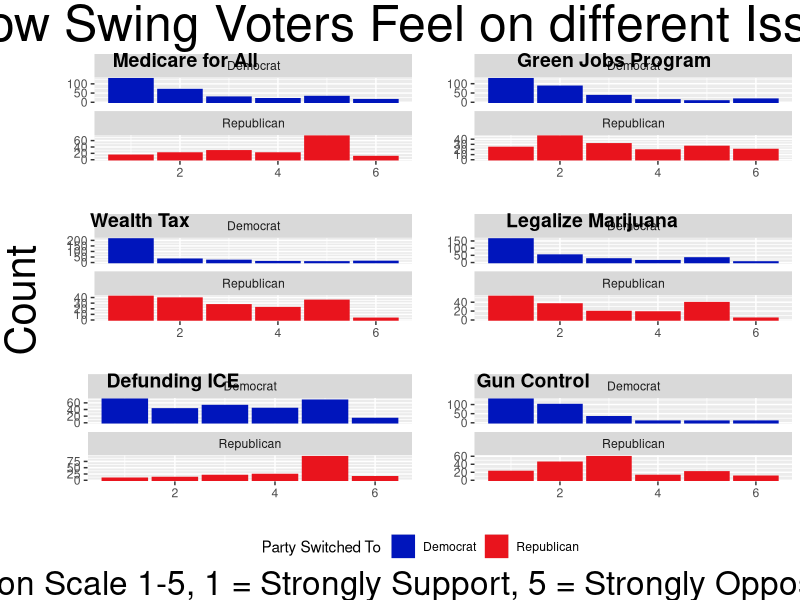
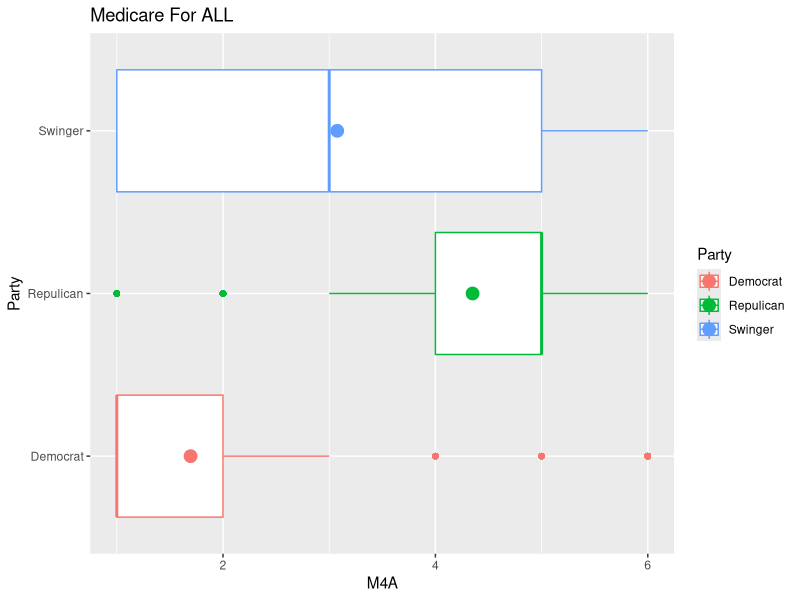
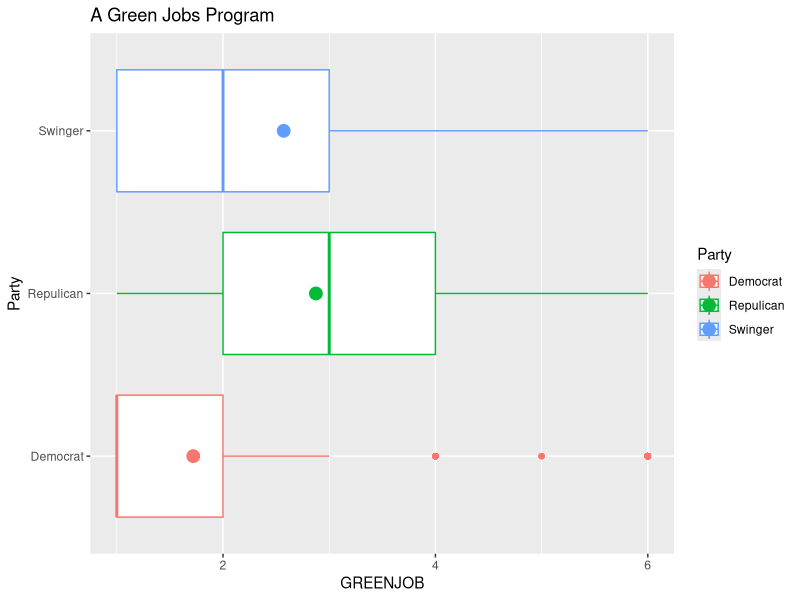
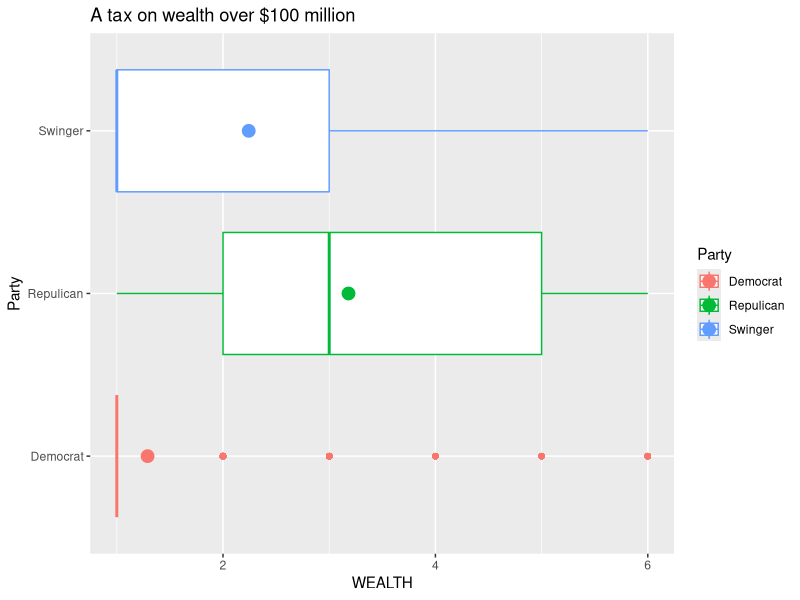
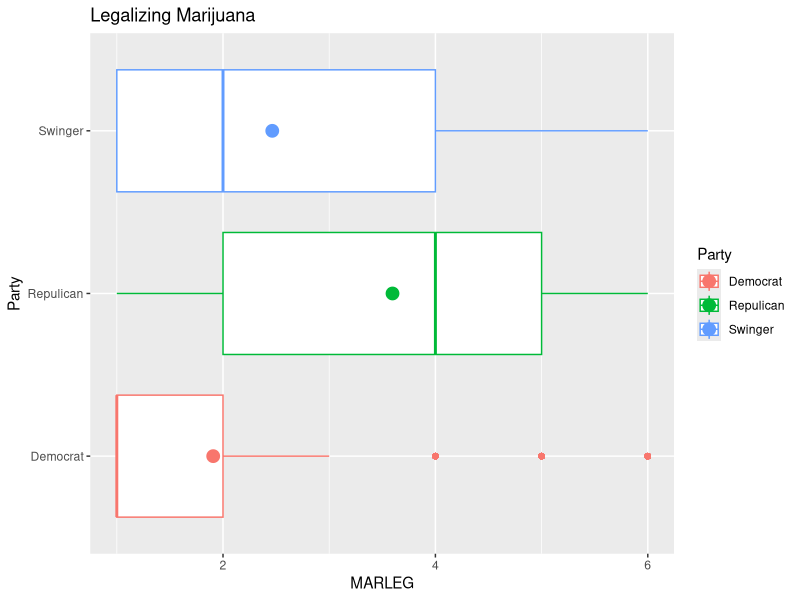
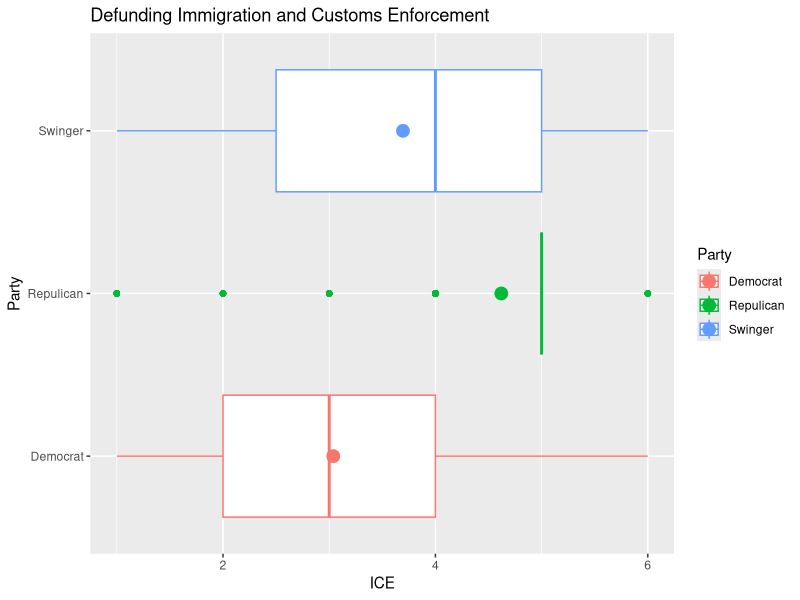
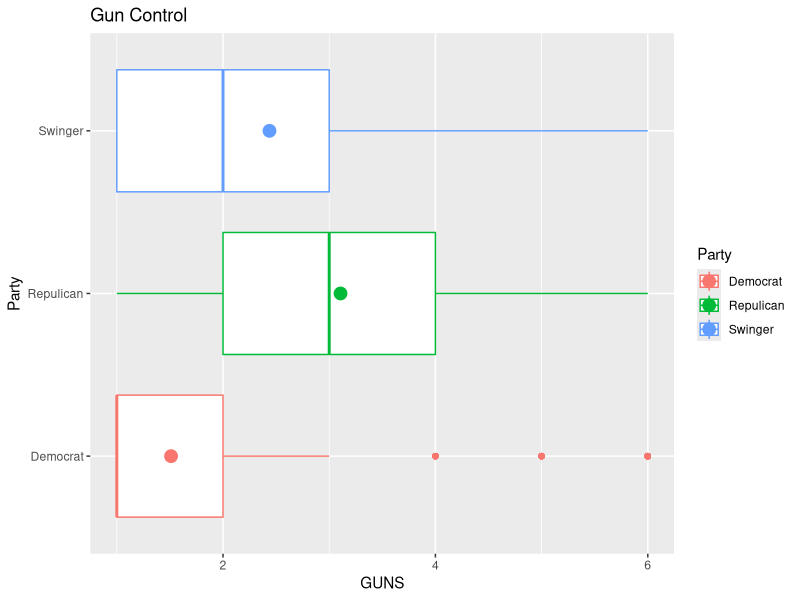
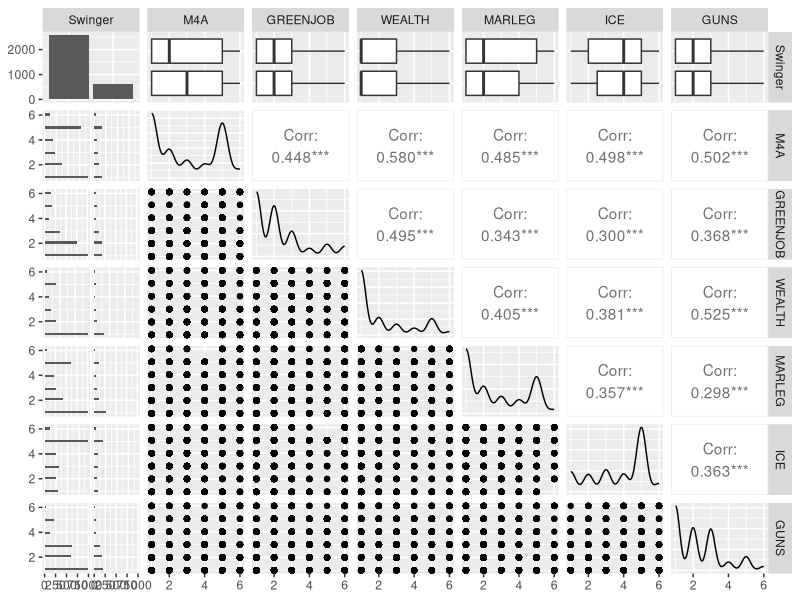

The R script that drew these images, in order:
## ---- chunk 1
knitr::opts_chunk$set(echo = TRUE, cache = TRUE)
# library imports go here
library(tidyverse)
library(GGally)
library(broom)
library(ggpubr)

# read in data
Source <- read.csv("DFP_WTHH_release.csv")
df = Source
colnames(df)[1] = "ID"

#Removed worthless columns
df = df %>%
  select(c(ID,presvote16post,house3,weight_DFP,M4A,
           GREENJOB,WEALTH,MARLEG,ICE,GUNS,
           POP_1,POP_2,POP_3))

df = df %>%
  mutate(
    Swinger = ifelse(presvote16post == house3 & 
                       presvote16post %in% c(1,2),FALSE,TRUE),
    Party = ifelse(presvote16post == house3 &
                     presvote16post %in% c(1,2),
                   ifelse(presvote16post == 1,"Democrat","Repulican"),
                   "Swinger")
  )

# remove rows with NA conflicts
df <- df[-c(2647, 3042, 3200),]

# separate data into groups based on voting pattern
loyalD = df %>%
  filter(presvote16post == 1 & house3 == 1)
loyalR = df %>%
  filter(presvote16post == 2 & house3 == 2) 

loyal <- rbind(loyalD, loyalR)

switchD = df %>%
  filter(presvote16post != 1 & house3 == 1) %>%
  mutate(Partyto = "Democrat")
switchR = df %>%
  filter(presvote16post != 2 & house3 == 2) %>%
  mutate(Partyto = "Republican")


switchers = rbind(switchD,switchR)



# subset data
issues = df %>%
  select(c(Swinger,M4A,GREENJOB,WEALTH,MARLEG,ICE,GUNS))
## ---- chunk 2
IssueSwitchPlot <- function(dataframe,issue) {
  ggplot(dataframe, aes(x = !!ensym(issue), 
                        group = Partyto, 
                        colour = Partyto,
                        fill = Partyto)) +
  geom_bar() + 
    facet_wrap(~Partyto,nrow = 2,scales = "free_y") +
    ylab("") + 
    xlab("") +
    scale_fill_manual(name = "Party Switched To",
                      values = c("#0015BC","#E9141D")) +
    scale_color_manual(name = "Party Switched To",
                       values = c("#0015BC","#E9141D"))  
}
## ---- chunk 3

wantedIssues = c("M4A","GREENJOB",'WEALTH','MARLEG','ICE','GUNS')



plot_list = lapply(wantedIssues, IssueSwitchPlot, dataframe = switchers)



figLabels = c("Medicare for All","Green Jobs Program","Wealth Tax",
              "Legalize Marijuana","Defunding ICE","Gun Control")


plotGrid = ggarrange(plotlist = plot_list,
          nrow = 3,
          ncol = 2,
          common.legend = TRUE,
          legend = "bottom",
          labels = figLabels)
## ---- chunk 4
annotate_figure(plotGrid,
                top = text_grob("How Swing Voters Feel on different Issues",
                                size = 36),
                bottom = text_grob("Survey Results on Scale 1-5, 1 = Strongly Support, 5 = Strongly Oppose (6 = \"Not Sure\")",size = 24),
                left = text_grob("Count",size = 30,rot = 90))
## ---- chunk 5
ggplot(df, aes(y = M4A, x = Party, color = Party)) + geom_boxplot() + coord_flip() + stat_summary(fun.y = mean, geom = "point", size = 4) + ggtitle("Medicare For ALL")

ggplot(df, aes(y = GREENJOB, x = Party, color = Party)) + geom_boxplot() + coord_flip() + stat_summary(fun.y = mean, geom = "point", size = 4) + ggtitle("A Green Jobs Program")

ggplot(df, aes(y = WEALTH, x = Party, color = Party)) + geom_boxplot() + coord_flip() + stat_summary(fun.y = mean, geom = "point", size = 4) + ggtitle("A tax on wealth over $100 million")

ggplot(df, aes(y = MARLEG, x = Party, color = Party)) + geom_boxplot() + coord_flip() + stat_summary(fun.y = mean, geom = "point", size = 4) + ggtitle("Legalizing Marijuana")

ggplot(df, aes(y = ICE, x = Party, color = Party)) + geom_boxplot() + coord_flip() + stat_summary(fun.y = mean, geom = "point", size = 4) + ggtitle("Defunding Immigration and Customs Enforcement")

ggplot(df, aes(y = GUNS, x = Party, color = Party)) + geom_boxplot() + coord_flip() + stat_summary(fun.y = mean, geom = "point", size = 4) + ggtitle("Gun Control")
## ---- chunk 6

# adding variables to model at a time
one.issue <- glm(Swinger ~ WEALTH, family = quasibinomial, weights = weight_DFP, data = df)
two.issues <- glm(Swinger ~ WEALTH * M4A, family = quasibinomial, weights = weight_DFP, data = df)
three.issues <- glm(Swinger ~ WEALTH * M4A + MARLEG, family = quasibinomial, weights = weight_DFP, data = df)
four.issues <-  glm(Swinger ~ WEALTH * M4A + MARLEG + GUNS, family = quasibinomial, weights = weight_DFP, data = df)
five.issues <-  glm(Swinger ~ WEALTH * M4A + MARLEG + GUNS + GREENJOB, family = quasibinomial, weights = weight_DFP, data = df)
six.issues <- glm(Swinger ~ WEALTH * M4A + MARLEG + GUNS + GREENJOB + ICE, family = quasibinomial, weights = weight_DFP, data = df)

# probs for one issues
coe <- coef(one.issue)
y <- coe[1] + coe[2] * 1:5
probs1 <- exp(y) / (1 + exp(y)) 
cat("Probabilities for one issue variable (Wealth):\n",probs1)
print("")

# probs for two issues
coe <- coef(two.issues)
y <- coe[1] + coe[2] + coe[3] * coe[4] * 1:5
probs2 <- exp(y) / (1 + exp(y))
cat("\nProbabilities for two issue variables (WEALTH + M4A):\n",probs2)
print("")

coe <- coef(three.issues)
y <- coe[1] + coe[2] + coe[3] + coe[4] * coe[5] * 1:5
probs3 <- exp(y) / (1 + exp(y))
cat("\nProbabilities for three issue variables (WEALTH + M4A + MARLEG):\n",probs3)
print("")

coe <- coef(four.issues)
y <- coe[1] + coe[2] + coe[3] + coe[4] + coe[5] * coe[6] * 1:5
probs4 <- exp(y) / (1 + exp(y))
cat("\nProbabilities for four issue variables (WEALTH + M4A + MARLEG + GUNS):\n",probs4)
print("")

coe <- coef(five.issues)
y <- coe[1] + coe[2] + coe[3] + coe[4] + coe[5] + coe[6] * coe[7] * 1:5
probs5 <- exp(y) / (1 + exp(y))
cat("\nProbabilities for five issue variables (WEALTH + M4A + MARLEG + GUNS+ GREENJOB):\n",probs5)
print("")

coe <- coef(six.issues)
y <- coe[1] + coe[2] + coe[3] + coe[4] + coe[5] + coe[6] + coe[7] * coe[8] * 1:5
probs6 <- exp(y) / (1 + exp(y))
cat("\nProbabilities for six issue variables (WEALTH + M4A + MARLEG + GUNS+GREENJOB + ICE):\n",probs6)
## ---- chunk 7
swingers <- c(probs1,probs2,probs3,probs4,probs5,probs6)
best.model <- ""
last.dif <- 0
cat("\t\tNon-Swinger","Swinger","Difference","\n")

for(i in 1:6){
  not.swingers <- mean(1-swingers[i])
  swingers.mean  <- mean(swingers[i])
  dif <- abs(not.swingers-swingers.mean)
  
  if(dif > last.dif){
    last.df <- dif
    best.model <- i
  }
  
  cat("# Variables",i,not.swingers, swingers.mean, dif,"\n")
}

cat("\nThe best model that shows the greatest difference 
    between swing and non-swing votes the model with",i,"variables")
## ---- chunk 8
pop <- df[c("POP_1","POP_2","POP_3")]

# populism variable models
one.pop <- glm(Swinger ~ POP_1, family = quasibinomial, weights = weight_DFP, data = df)
two.pops <- glm(Swinger ~ POP_1 + POP_2, family = quasibinomial, weights = weight_DFP, data = df)
three.pops <- glm(Swinger ~ POP_1 + POP_2 + POP_3, family = quasibinomial, weights = weight_DFP, data = df)

# probs for one pop variable
coe <- coef(one.pop)
y <- coe[1] + coe[2] * 1:5
p1 <- exp(y) / (1 + exp(y)) 
cat("Probabilities for one populism variable (POP_1):\n",p1)
print("")

# probs for two pop variables
coe <- coef(two.pops)
y <- coe[1] + coe[2] + coe[3] * 1:5
p2 <- exp(y) / (1 + exp(y)) 
cat("Probabilities for two populism variables (POP_1+ POP_2):\n",p2)
print("")

# probs for three pop variables
coe <- coef(three.pops)
y <- coe[1] + coe[2] + coe[3] + coe[4] * 1:5
p3 <- exp(y) / (1 + exp(y)) 
cat("Probabilities for three populism variables (POP_1 + POP_2 + POP_3):\n",p3)
print("")
## ---- chunk 9
pops <- c(p1,p2,p3)
best.model.pop <- ""
last.dif.pop <- 0
cat("\t\tNon-Swinger","Swinger","Difference","\n")

for(i in 1:3){
  not.pop <- mean(1-pops[i])
  pop.mean  <- mean(pops[i])
  dif <- abs(not.pop-pop.mean)
  
  if(dif > last.dif.pop){
    last.df.pop <- dif
    best.model.pop <- i
  }
  
  
  cat("# Variables",i,not.pop,pop.mean,dif,"\n")
}

cat("\nThe best model that shows the greatest difference 
    between populism variables is the model with",i,"variables")

## ---- chunk 10
ggpairs(issues)
## ---- chunk 11
# evaluate residuals
six.df <- augment(six.issues)

# evaluate final model
six.df$.fitted = fitted.values(six.issues)
six.df$.resid = residuals(six.issues, type="response") 

gg1 <- ggplot(six.df, aes(x = .fitted, y = .resid)) + 
  geom_point() + 
  geom_smooth(method = "loess", method.args = list(degree = 1)) + 
  xlab("Fitted values") + 
  ylab("Residuals") + 
  ggtitle("Fitted Values over Residuals")

gg2 <- ggplot(six.df, aes(x = WEALTH, y = .resid)) + 
  geom_point() + 
  geom_smooth(method = "loess", method.args = list(degree = 1)) + 
  xlab("Wealth") + 
  ylab("Residuals") + 
  ggtitle("Wealth Responses over Residuals")

gg3 <- ggplot(six.df, aes(x = M4A, y = .resid)) + 
  geom_point() + 
  geom_smooth(method = "loess", method.args = list(degree = 1)) + 
  xlab("M4A") + 
  ylab("Residuals") + 
  ggtitle("Medicare for All Responses over Residuals")

gg4 <- ggplot(six.df, aes(x = GUNS, y = .resid)) + 
  geom_point() + 
  geom_smooth(method = "loess", method.args = list(degree = 1)) + 
  xlab("Guns") + 
  ylab("Residuals") + 
  ggtitle("Gun Responses over Residuals")

gg5 <- ggplot(six.df, aes(x = ICE, y = .resid)) + 
  geom_point() + 
  geom_smooth(method = "loess", method.args = list(degree = 1)) + 
  xlab("ICE") + 
  ylab("Residuals") + 
  ggtitle("ICE Responses over Residuals")

gg6 <- ggplot(six.df, aes(x = GREENJOB, y = .resid)) + 
  geom_point() + 
  geom_smooth(method = "loess", method.args = list(degree = 1)) + 
  xlab("GREENJOB") + 
  ylab("Residuals") + 
  ggtitle("Green-job Responses over Residuals")
  

gg7 <- ggplot(six.df, aes(x = MARLEG, y = .resid)) + 
  geom_point() + 
  geom_smooth(method = "loess", method.args = list(degree = 1)) + 
  xlab("MARLEG") + 
  ylab("Residuals") +
  ggtitle("Legalizing Marijuana Responses over Residuals")

gg1
gg2
gg3
gg4
gg5
gg6
gg7
## ---- chunk 12
ggpairs(pop)
## ---- chunk 13
# evaluate residuals
pop.df <- augment(three.pops)

# evaluate final model
pop.df$.fitted = fitted.values(three.pops)
pop.df$.resid = residuals(three.pops, type="response") 

gg1 <- ggplot(pop.df, aes(x = .fitted, y = .resid)) + 
  geom_point() + 
  geom_smooth(method = "loess", method.args = list(degree = 1)) + 
  xlab("Fitted values") + 
  ylab("Residuals") + 
  ggtitle("Fitted Values over Residuals")

gg2 <- ggplot(pop.df, aes(x = POP_1, y = .resid)) + 
  geom_point() + 
  geom_smooth(method = "loess", method.args = list(degree = 1)) + 
  xlab("POP_1") + 
  ylab("Residuals") + 
  ggtitle("POP 1 Variable over Residuals")

gg3 <- ggplot(pop.df, aes(x = POP_2, y = .resid)) + 
  geom_point() + 
  geom_smooth(method = "loess", method.args = list(degree = 1)) + 
  xlab("POP_2") + 
  ylab("Residuals") + 
  ggtitle("POP 2 Variable over Residuals")

gg4 <- ggplot(pop.df, aes(x = POP_3, y = .resid)) + 
  geom_point() + 
  geom_smooth(method = "loess", method.args = list(degree = 1)) + 
  xlab("POP_3") + 
  ylab("Residuals") + 
  ggtitle("POP 3 Variable over Residuals")


gg1
gg2
gg3
gg4
